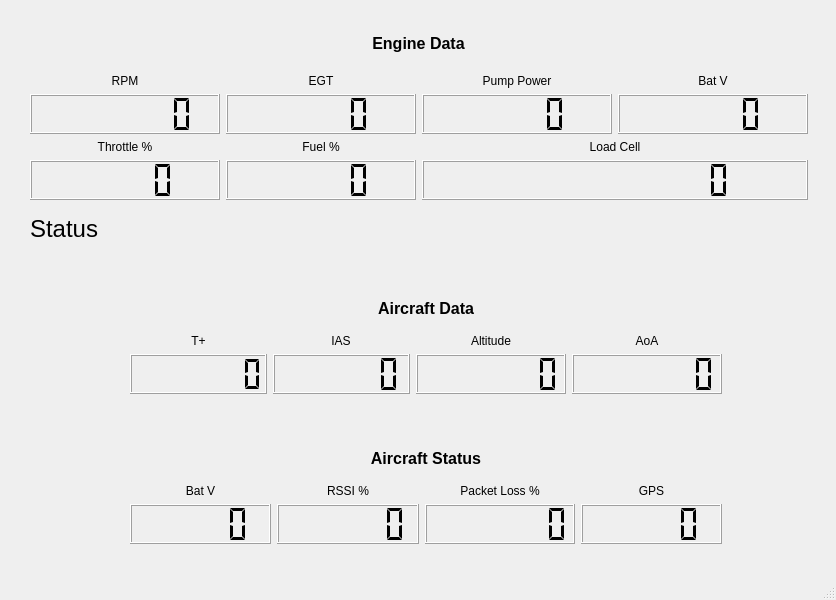
<?xml version="1.0" encoding="UTF-8"?>
<ui version="4.0">
 <class>MainWindow</class>
 <widget class="QMainWindow" name="MainWindow">
  <property name="geometry">
   <rect>
    <x>0</x>
    <y>0</y>
    <width>836</width>
    <height>600</height>
   </rect>
  </property>
  <property name="sizePolicy">
   <sizepolicy hsizetype="Fixed" vsizetype="Fixed">
    <horstretch>0</horstretch>
    <verstretch>0</verstretch>
   </sizepolicy>
  </property>
  <property name="minimumSize">
   <size>
    <width>836</width>
    <height>600</height>
   </size>
  </property>
  <property name="maximumSize">
   <size>
    <width>836</width>
    <height>600</height>
   </size>
  </property>
  <property name="windowTitle">
   <string>RAPTA Telemetry</string>
  </property>
  <property name="windowIcon">
   <iconset>
    <normaloff>icon.png</normaloff>icon.png</iconset>
  </property>
  <property name="iconSize">
   <size>
    <width>64</width>
    <height>64</height>
   </size>
  </property>
  <widget class="QWidget" name="centralwidget">
   <widget class="QWidget" name="verticalLayoutWidget_2">
    <property name="geometry">
     <rect>
      <x>130</x>
      <y>290</y>
      <width>592</width>
      <height>104</height>
     </rect>
    </property>
    <layout class="QVBoxLayout" name="AircraftBox">
     <item>
      <widget class="QLabel" name="label_2">
       <property name="text">
        <string>&lt;html&gt;&lt;head/&gt;&lt;body&gt;&lt;p align=&quot;center&quot;&gt;&lt;span style=&quot; font-size:12pt; font-weight:600;&quot;&gt;Aircraft Data&lt;/span&gt;&lt;/p&gt;&lt;/body&gt;&lt;/html&gt;</string>
       </property>
      </widget>
     </item>
     <item>
      <layout class="QGridLayout" name="gridLayout_3">
       <item row="0" column="2" alignment="Qt::AlignHCenter">
        <widget class="QLabel" name="alt_label">
         <property name="sizePolicy">
          <sizepolicy hsizetype="Minimum" vsizetype="Minimum">
           <horstretch>0</horstretch>
           <verstretch>0</verstretch>
          </sizepolicy>
         </property>
         <property name="minimumSize">
          <size>
           <width>0</width>
           <height>0</height>
          </size>
         </property>
         <property name="baseSize">
          <size>
           <width>0</width>
           <height>0</height>
          </size>
         </property>
         <property name="styleSheet">
          <string notr="true">font: 18pt &quot;MS Shell Dlg 2&quot;;</string>
         </property>
         <property name="text">
          <string>&lt;html&gt;&lt;head/&gt;&lt;body&gt;&lt;p align=&quot;center&quot;&gt;Altitude&lt;/p&gt;&lt;/body&gt;&lt;/html&gt;</string>
         </property>
        </widget>
       </item>
       <item row="1" column="3">
        <widget class="QLCDNumber" name="aoa_number">
         <property name="sizePolicy">
          <sizepolicy hsizetype="Preferred" vsizetype="Preferred">
           <horstretch>0</horstretch>
           <verstretch>0</verstretch>
          </sizepolicy>
         </property>
         <property name="minimumSize">
          <size>
           <width>150</width>
           <height>40</height>
          </size>
         </property>
         <property name="digitCount">
          <number>7</number>
         </property>
         <property name="segmentStyle">
          <enum>QLCDNumber::Flat</enum>
         </property>
        </widget>
       </item>
       <item row="1" column="2">
        <widget class="QLCDNumber" name="alt_number">
         <property name="sizePolicy">
          <sizepolicy hsizetype="Preferred" vsizetype="Preferred">
           <horstretch>0</horstretch>
           <verstretch>0</verstretch>
          </sizepolicy>
         </property>
         <property name="minimumSize">
          <size>
           <width>150</width>
           <height>40</height>
          </size>
         </property>
         <property name="digitCount">
          <number>7</number>
         </property>
         <property name="segmentStyle">
          <enum>QLCDNumber::Flat</enum>
         </property>
        </widget>
       </item>
       <item row="1" column="1">
        <widget class="QLCDNumber" name="ias_number">
         <property name="sizePolicy">
          <sizepolicy hsizetype="Preferred" vsizetype="Preferred">
           <horstretch>0</horstretch>
           <verstretch>0</verstretch>
          </sizepolicy>
         </property>
         <property name="minimumSize">
          <size>
           <width>120</width>
           <height>40</height>
          </size>
         </property>
         <property name="digitCount">
          <number>6</number>
         </property>
         <property name="segmentStyle">
          <enum>QLCDNumber::Flat</enum>
         </property>
        </widget>
       </item>
       <item row="0" column="1" alignment="Qt::AlignHCenter">
        <widget class="QLabel" name="ias_label">
         <property name="sizePolicy">
          <sizepolicy hsizetype="Minimum" vsizetype="Minimum">
           <horstretch>0</horstretch>
           <verstretch>0</verstretch>
          </sizepolicy>
         </property>
         <property name="minimumSize">
          <size>
           <width>0</width>
           <height>0</height>
          </size>
         </property>
         <property name="baseSize">
          <size>
           <width>0</width>
           <height>0</height>
          </size>
         </property>
         <property name="styleSheet">
          <string notr="true">font: 18pt &quot;MS Shell Dlg 2&quot;;</string>
         </property>
         <property name="text">
          <string>&lt;html&gt;&lt;head/&gt;&lt;body&gt;&lt;p align=&quot;center&quot;&gt;IAS&lt;/p&gt;&lt;/body&gt;&lt;/html&gt;</string>
         </property>
        </widget>
       </item>
       <item row="0" column="3">
        <widget class="QLabel" name="aoa_label">
         <property name="sizePolicy">
          <sizepolicy hsizetype="Minimum" vsizetype="Minimum">
           <horstretch>0</horstretch>
           <verstretch>0</verstretch>
          </sizepolicy>
         </property>
         <property name="minimumSize">
          <size>
           <width>0</width>
           <height>0</height>
          </size>
         </property>
         <property name="baseSize">
          <size>
           <width>0</width>
           <height>0</height>
          </size>
         </property>
         <property name="styleSheet">
          <string notr="true">font: 18pt &quot;MS Shell Dlg 2&quot;;</string>
         </property>
         <property name="text">
          <string>&lt;html&gt;&lt;head/&gt;&lt;body&gt;&lt;p align=&quot;center&quot;&gt;AoA&lt;/p&gt;&lt;/body&gt;&lt;/html&gt;</string>
         </property>
        </widget>
       </item>
       <item row="0" column="0">
        <widget class="QLabel" name="tplus_label">
         <property name="sizePolicy">
          <sizepolicy hsizetype="Minimum" vsizetype="Minimum">
           <horstretch>0</horstretch>
           <verstretch>0</verstretch>
          </sizepolicy>
         </property>
         <property name="minimumSize">
          <size>
           <width>0</width>
           <height>0</height>
          </size>
         </property>
         <property name="baseSize">
          <size>
           <width>0</width>
           <height>0</height>
          </size>
         </property>
         <property name="styleSheet">
          <string notr="true">font: 18pt &quot;MS Shell Dlg 2&quot;;</string>
         </property>
         <property name="text">
          <string>&lt;html&gt;&lt;head/&gt;&lt;body&gt;&lt;p align=&quot;center&quot;&gt;T+&lt;/p&gt;&lt;/body&gt;&lt;/html&gt;</string>
         </property>
        </widget>
       </item>
       <item row="1" column="0">
        <widget class="QLCDNumber" name="tplus_number">
         <property name="minimumSize">
          <size>
           <width>100</width>
           <height>0</height>
          </size>
         </property>
         <property name="digitCount">
          <number>7</number>
         </property>
         <property name="segmentStyle">
          <enum>QLCDNumber::Flat</enum>
         </property>
        </widget>
       </item>
      </layout>
     </item>
    </layout>
   </widget>
   <widget class="QWidget" name="verticalLayoutWidget_3">
    <property name="geometry">
     <rect>
      <x>30</x>
      <y>20</y>
      <width>778</width>
      <height>233</height>
     </rect>
    </property>
    <layout class="QVBoxLayout" name="EngineBox">
     <item alignment="Qt::AlignHCenter|Qt::AlignVCenter">
      <widget class="QLabel" name="label_3">
       <property name="text">
        <string>&lt;html&gt;&lt;head/&gt;&lt;body&gt;&lt;p align=&quot;center&quot;&gt;&lt;span style=&quot; font-size:12pt; font-weight:600;&quot;&gt;Engine Data&lt;/span&gt;&lt;/p&gt;&lt;/body&gt;&lt;/html&gt;</string>
       </property>
      </widget>
     </item>
     <item>
      <layout class="QGridLayout" name="gridLayout_5">
       <item row="0" column="0">
        <widget class="QLabel" name="rpm_label">
         <property name="sizePolicy">
          <sizepolicy hsizetype="Preferred" vsizetype="Preferred">
           <horstretch>0</horstretch>
           <verstretch>0</verstretch>
          </sizepolicy>
         </property>
         <property name="minimumSize">
          <size>
           <width>63</width>
           <height>0</height>
          </size>
         </property>
         <property name="styleSheet">
          <string notr="true">font: 18pt &quot;MS Shell Dlg 2&quot;;</string>
         </property>
         <property name="text">
          <string>&lt;p align=&quot;center&quot;&gt;RPM&lt;/p&gt;</string>
         </property>
        </widget>
       </item>
       <item row="0" column="3">
        <widget class="QLabel" name="bat_voltage_label">
         <property name="sizePolicy">
          <sizepolicy hsizetype="Preferred" vsizetype="Preferred">
           <horstretch>0</horstretch>
           <verstretch>0</verstretch>
          </sizepolicy>
         </property>
         <property name="minimumSize">
          <size>
           <width>63</width>
           <height>0</height>
          </size>
         </property>
         <property name="styleSheet">
          <string notr="true">font: 18pt &quot;MS Shell Dlg 2&quot;;</string>
         </property>
         <property name="text">
          <string>&lt;html&gt;&lt;head/&gt;&lt;body&gt;&lt;p align=&quot;center&quot;&gt;Bat V&lt;/p&gt;&lt;/body&gt;&lt;/html&gt;</string>
         </property>
        </widget>
       </item>
       <item row="1" column="0">
        <widget class="QLCDNumber" name="rpm_number">
         <property name="sizePolicy">
          <sizepolicy hsizetype="Preferred" vsizetype="Preferred">
           <horstretch>0</horstretch>
           <verstretch>0</verstretch>
          </sizepolicy>
         </property>
         <property name="minimumSize">
          <size>
           <width>150</width>
           <height>40</height>
          </size>
         </property>
         <property name="digitCount">
          <number>7</number>
         </property>
         <property name="segmentStyle">
          <enum>QLCDNumber::Flat</enum>
         </property>
        </widget>
       </item>
       <item row="1" column="2">
        <widget class="QLCDNumber" name="pump_power_number">
         <property name="sizePolicy">
          <sizepolicy hsizetype="Preferred" vsizetype="Preferred">
           <horstretch>0</horstretch>
           <verstretch>0</verstretch>
          </sizepolicy>
         </property>
         <property name="minimumSize">
          <size>
           <width>100</width>
           <height>40</height>
          </size>
         </property>
         <property name="segmentStyle">
          <enum>QLCDNumber::Flat</enum>
         </property>
        </widget>
       </item>
       <item row="0" column="1">
        <widget class="QLabel" name="egt_label">
         <property name="sizePolicy">
          <sizepolicy hsizetype="Preferred" vsizetype="Preferred">
           <horstretch>0</horstretch>
           <verstretch>0</verstretch>
          </sizepolicy>
         </property>
         <property name="minimumSize">
          <size>
           <width>63</width>
           <height>0</height>
          </size>
         </property>
         <property name="styleSheet">
          <string notr="true">font: 18pt &quot;MS Shell Dlg 2&quot;;</string>
         </property>
         <property name="text">
          <string>&lt;html&gt;&lt;head/&gt;&lt;body&gt;&lt;p align=&quot;center&quot;&gt;EGT&lt;/p&gt;&lt;/body&gt;&lt;/html&gt;</string>
         </property>
        </widget>
       </item>
       <item row="1" column="3">
        <widget class="QLCDNumber" name="bat_voltage_number">
         <property name="sizePolicy">
          <sizepolicy hsizetype="Preferred" vsizetype="Preferred">
           <horstretch>0</horstretch>
           <verstretch>0</verstretch>
          </sizepolicy>
         </property>
         <property name="minimumSize">
          <size>
           <width>100</width>
           <height>40</height>
          </size>
         </property>
         <property name="segmentStyle">
          <enum>QLCDNumber::Flat</enum>
         </property>
        </widget>
       </item>
       <item row="1" column="1">
        <widget class="QLCDNumber" name="egt_number">
         <property name="sizePolicy">
          <sizepolicy hsizetype="Preferred" vsizetype="Preferred">
           <horstretch>0</horstretch>
           <verstretch>0</verstretch>
          </sizepolicy>
         </property>
         <property name="minimumSize">
          <size>
           <width>150</width>
           <height>40</height>
          </size>
         </property>
         <property name="segmentStyle">
          <enum>QLCDNumber::Flat</enum>
         </property>
        </widget>
       </item>
       <item row="0" column="2">
        <widget class="QLabel" name="pump_power_label">
         <property name="sizePolicy">
          <sizepolicy hsizetype="Preferred" vsizetype="Preferred">
           <horstretch>0</horstretch>
           <verstretch>0</verstretch>
          </sizepolicy>
         </property>
         <property name="minimumSize">
          <size>
           <width>150</width>
           <height>0</height>
          </size>
         </property>
         <property name="styleSheet">
          <string notr="true">font: 18pt &quot;MS Shell Dlg 2&quot;;</string>
         </property>
         <property name="text">
          <string>&lt;html&gt;&lt;head/&gt;&lt;body&gt;&lt;p align=&quot;center&quot;&gt;Pump Power&lt;/p&gt;&lt;/body&gt;&lt;/html&gt;</string>
         </property>
        </widget>
       </item>
       <item row="2" column="0">
        <widget class="QLabel" name="throttle_pct_label">
         <property name="sizePolicy">
          <sizepolicy hsizetype="Preferred" vsizetype="Preferred">
           <horstretch>0</horstretch>
           <verstretch>0</verstretch>
          </sizepolicy>
         </property>
         <property name="minimumSize">
          <size>
           <width>150</width>
           <height>0</height>
          </size>
         </property>
         <property name="styleSheet">
          <string notr="true">font: 18pt &quot;MS Shell Dlg 2&quot;;</string>
         </property>
         <property name="text">
          <string>&lt;html&gt;&lt;head/&gt;&lt;body&gt;&lt;p align=&quot;center&quot;&gt;Throttle %&lt;/p&gt;&lt;/body&gt;&lt;/html&gt;</string>
         </property>
        </widget>
       </item>
       <item row="3" column="0">
        <widget class="QLCDNumber" name="throttle_pct_number">
         <property name="sizePolicy">
          <sizepolicy hsizetype="Preferred" vsizetype="Preferred">
           <horstretch>0</horstretch>
           <verstretch>0</verstretch>
          </sizepolicy>
         </property>
         <property name="minimumSize">
          <size>
           <width>100</width>
           <height>40</height>
          </size>
         </property>
         <property name="segmentStyle">
          <enum>QLCDNumber::Flat</enum>
         </property>
        </widget>
       </item>
       <item row="2" column="1">
        <widget class="QLabel" name="fuel_pct_label">
         <property name="sizePolicy">
          <sizepolicy hsizetype="Preferred" vsizetype="Preferred">
           <horstretch>0</horstretch>
           <verstretch>0</verstretch>
          </sizepolicy>
         </property>
         <property name="minimumSize">
          <size>
           <width>63</width>
           <height>0</height>
          </size>
         </property>
         <property name="styleSheet">
          <string notr="true">font: 18pt &quot;MS Shell Dlg 2&quot;;</string>
         </property>
         <property name="text">
          <string>&lt;html&gt;&lt;head/&gt;&lt;body&gt;&lt;p align=&quot;center&quot;&gt;Fuel %&lt;/p&gt;&lt;/body&gt;&lt;/html&gt;</string>
         </property>
        </widget>
       </item>
       <item row="3" column="1">
        <widget class="QLCDNumber" name="fuel_pct_number">
         <property name="sizePolicy">
          <sizepolicy hsizetype="Preferred" vsizetype="Preferred">
           <horstretch>0</horstretch>
           <verstretch>0</verstretch>
          </sizepolicy>
         </property>
         <property name="minimumSize">
          <size>
           <width>100</width>
           <height>40</height>
          </size>
         </property>
         <property name="segmentStyle">
          <enum>QLCDNumber::Flat</enum>
         </property>
        </widget>
       </item>
       <item row="3" column="2" colspan="2">
        <widget class="QLCDNumber" name="load_cell_number">
         <property name="sizePolicy">
          <sizepolicy hsizetype="Preferred" vsizetype="Preferred">
           <horstretch>0</horstretch>
           <verstretch>0</verstretch>
          </sizepolicy>
         </property>
         <property name="minimumSize">
          <size>
           <width>100</width>
           <height>40</height>
          </size>
         </property>
         <property name="digitCount">
          <number>12</number>
         </property>
         <property name="segmentStyle">
          <enum>QLCDNumber::Flat</enum>
         </property>
        </widget>
       </item>
       <item row="2" column="2" colspan="2">
        <widget class="QLabel" name="load_cell_label">
         <property name="sizePolicy">
          <sizepolicy hsizetype="Preferred" vsizetype="Preferred">
           <horstretch>0</horstretch>
           <verstretch>0</verstretch>
          </sizepolicy>
         </property>
         <property name="minimumSize">
          <size>
           <width>63</width>
           <height>0</height>
          </size>
         </property>
         <property name="styleSheet">
          <string notr="true">font: 18pt &quot;MS Shell Dlg 2&quot;;</string>
         </property>
         <property name="text">
          <string>&lt;html&gt;&lt;head/&gt;&lt;body&gt;&lt;p align=&quot;center&quot;&gt;Load Cell&lt;/p&gt;&lt;/body&gt;&lt;/html&gt;</string>
         </property>
        </widget>
       </item>
      </layout>
     </item>
     <item>
      <layout class="QHBoxLayout" name="horizontalLayout_2">
       <item alignment="Qt::AlignVCenter">
        <widget class="QLabel" name="eng_status_label">
         <property name="text">
          <string>&lt;html&gt;&lt;head/&gt;&lt;body&gt;&lt;p&gt;&lt;span style=&quot; font-size:18pt;&quot;&gt;Status&lt;/span&gt;&lt;/p&gt;&lt;/body&gt;&lt;/html&gt;</string>
         </property>
        </widget>
       </item>
       <item alignment="Qt::AlignVCenter">
        <widget class="QTextBrowser" name="eng_status_box">
         <property name="maximumSize">
          <size>
           <width>16777215</width>
           <height>40</height>
          </size>
         </property>
         <property name="focusPolicy">
          <enum>Qt::NoFocus</enum>
         </property>
         <property name="styleSheet">
          <string notr="true">font: 16pt &quot;MS Shell Dlg 2&quot;;
border-color: rgb(172, 172, 172);
background-color: rgba(255, 255, 255, 0);
selection-color: rgb(122, 122, 122);</string>
         </property>
         <property name="html">
          <string>&lt;!DOCTYPE HTML PUBLIC &quot;-//W3C//DTD HTML 4.0//EN&quot; &quot;http://www.w3.org/TR/REC-html40/strict.dtd&quot;&gt;
&lt;html&gt;&lt;head&gt;&lt;meta name=&quot;qrichtext&quot; content=&quot;1&quot; /&gt;&lt;style type=&quot;text/css&quot;&gt;
p, li { white-space: pre-wrap; }
&lt;/style&gt;&lt;/head&gt;&lt;body style=&quot; font-family:'MS Shell Dlg 2'; font-size:16pt; font-weight:400; font-style:normal;&quot;&gt;
&lt;p style=&quot;-qt-paragraph-type:empty; margin-top:0px; margin-bottom:0px; margin-left:0px; margin-right:0px; -qt-block-indent:0; text-indent:0px;&quot;&gt;&lt;br /&gt;&lt;/p&gt;&lt;/body&gt;&lt;/html&gt;</string>
         </property>
        </widget>
       </item>
      </layout>
     </item>
    </layout>
   </widget>
   <widget class="QWidget" name="verticalLayoutWidget_4">
    <property name="geometry">
     <rect>
      <x>130</x>
      <y>440</y>
      <width>592</width>
      <height>104</height>
     </rect>
    </property>
    <layout class="QVBoxLayout" name="AircraftBox_2">
     <item>
      <widget class="QLabel" name="label_4">
       <property name="text">
        <string>&lt;html&gt;&lt;head/&gt;&lt;body&gt;&lt;p align=&quot;center&quot;&gt;&lt;span style=&quot; font-size:12pt; font-weight:600;&quot;&gt;Aircraft Status&lt;/span&gt;&lt;/p&gt;&lt;/body&gt;&lt;/html&gt;</string>
       </property>
      </widget>
     </item>
     <item>
      <layout class="QGridLayout" name="gridLayout_4">
       <item row="0" column="0">
        <widget class="QLabel" name="bat_voltage_label_2">
         <property name="sizePolicy">
          <sizepolicy hsizetype="Preferred" vsizetype="Preferred">
           <horstretch>0</horstretch>
           <verstretch>0</verstretch>
          </sizepolicy>
         </property>
         <property name="minimumSize">
          <size>
           <width>63</width>
           <height>0</height>
          </size>
         </property>
         <property name="styleSheet">
          <string notr="true">font: 18pt &quot;MS Shell Dlg 2&quot;;</string>
         </property>
         <property name="text">
          <string>&lt;html&gt;&lt;head/&gt;&lt;body&gt;&lt;p align=&quot;center&quot;&gt;Bat V&lt;/p&gt;&lt;/body&gt;&lt;/html&gt;</string>
         </property>
        </widget>
       </item>
       <item row="0" column="2" alignment="Qt::AlignHCenter">
        <widget class="QLabel" name="alt_label_2">
         <property name="sizePolicy">
          <sizepolicy hsizetype="Minimum" vsizetype="Minimum">
           <horstretch>0</horstretch>
           <verstretch>0</verstretch>
          </sizepolicy>
         </property>
         <property name="minimumSize">
          <size>
           <width>0</width>
           <height>0</height>
          </size>
         </property>
         <property name="baseSize">
          <size>
           <width>0</width>
           <height>0</height>
          </size>
         </property>
         <property name="styleSheet">
          <string notr="true">font: 18pt &quot;MS Shell Dlg 2&quot;;</string>
         </property>
         <property name="text">
          <string>&lt;html&gt;&lt;head/&gt;&lt;body&gt;&lt;p align=&quot;center&quot;&gt;Packet Loss %&lt;/p&gt;&lt;/body&gt;&lt;/html&gt;</string>
         </property>
        </widget>
       </item>
       <item row="0" column="1" alignment="Qt::AlignHCenter">
        <widget class="QLabel" name="ias_label_2">
         <property name="sizePolicy">
          <sizepolicy hsizetype="Minimum" vsizetype="Minimum">
           <horstretch>0</horstretch>
           <verstretch>0</verstretch>
          </sizepolicy>
         </property>
         <property name="minimumSize">
          <size>
           <width>0</width>
           <height>0</height>
          </size>
         </property>
         <property name="baseSize">
          <size>
           <width>0</width>
           <height>0</height>
          </size>
         </property>
         <property name="styleSheet">
          <string notr="true">font: 18pt &quot;MS Shell Dlg 2&quot;;</string>
         </property>
         <property name="text">
          <string>&lt;html&gt;&lt;head/&gt;&lt;body&gt;&lt;p align=&quot;center&quot;&gt;RSSI %&lt;/p&gt;&lt;/body&gt;&lt;/html&gt;</string>
         </property>
        </widget>
       </item>
       <item row="1" column="2">
        <widget class="QLCDNumber" name="packet_loss_number">
         <property name="sizePolicy">
          <sizepolicy hsizetype="Preferred" vsizetype="Preferred">
           <horstretch>0</horstretch>
           <verstretch>0</verstretch>
          </sizepolicy>
         </property>
         <property name="minimumSize">
          <size>
           <width>150</width>
           <height>40</height>
          </size>
         </property>
         <property name="digitCount">
          <number>7</number>
         </property>
         <property name="segmentStyle">
          <enum>QLCDNumber::Flat</enum>
         </property>
        </widget>
       </item>
       <item row="1" column="0">
        <widget class="QLCDNumber" name="px_bat_voltage_number">
         <property name="sizePolicy">
          <sizepolicy hsizetype="Preferred" vsizetype="Preferred">
           <horstretch>0</horstretch>
           <verstretch>0</verstretch>
          </sizepolicy>
         </property>
         <property name="minimumSize">
          <size>
           <width>100</width>
           <height>40</height>
          </size>
         </property>
         <property name="segmentStyle">
          <enum>QLCDNumber::Flat</enum>
         </property>
        </widget>
       </item>
       <item row="1" column="1">
        <widget class="QLCDNumber" name="rssi_number">
         <property name="sizePolicy">
          <sizepolicy hsizetype="Preferred" vsizetype="Preferred">
           <horstretch>0</horstretch>
           <verstretch>0</verstretch>
          </sizepolicy>
         </property>
         <property name="minimumSize">
          <size>
           <width>120</width>
           <height>40</height>
          </size>
         </property>
         <property name="digitCount">
          <number>6</number>
         </property>
         <property name="segmentStyle">
          <enum>QLCDNumber::Flat</enum>
         </property>
        </widget>
       </item>
       <item row="0" column="3">
        <widget class="QLabel" name="gps_label">
         <property name="sizePolicy">
          <sizepolicy hsizetype="Preferred" vsizetype="Preferred">
           <horstretch>0</horstretch>
           <verstretch>0</verstretch>
          </sizepolicy>
         </property>
         <property name="minimumSize">
          <size>
           <width>63</width>
           <height>0</height>
          </size>
         </property>
         <property name="styleSheet">
          <string notr="true">font: 18pt &quot;MS Shell Dlg 2&quot;;</string>
         </property>
         <property name="text">
          <string>&lt;html&gt;&lt;head/&gt;&lt;body&gt;&lt;p align=&quot;center&quot;&gt;GPS&lt;/p&gt;&lt;/body&gt;&lt;/html&gt;</string>
         </property>
        </widget>
       </item>
       <item row="1" column="3">
        <widget class="QLCDNumber" name="gps_number">
         <property name="sizePolicy">
          <sizepolicy hsizetype="Preferred" vsizetype="Preferred">
           <horstretch>0</horstretch>
           <verstretch>0</verstretch>
          </sizepolicy>
         </property>
         <property name="minimumSize">
          <size>
           <width>100</width>
           <height>40</height>
          </size>
         </property>
         <property name="segmentStyle">
          <enum>QLCDNumber::Flat</enum>
         </property>
        </widget>
       </item>
      </layout>
     </item>
    </layout>
   </widget>
  </widget>
  <widget class="QMenuBar" name="menubar">
   <property name="geometry">
    <rect>
     <x>0</x>
     <y>0</y>
     <width>836</width>
     <height>21</height>
    </rect>
   </property>
  </widget>
  <widget class="QStatusBar" name="statusbar"/>
 </widget>
 <resources/>
 <connections/>
</ui>
